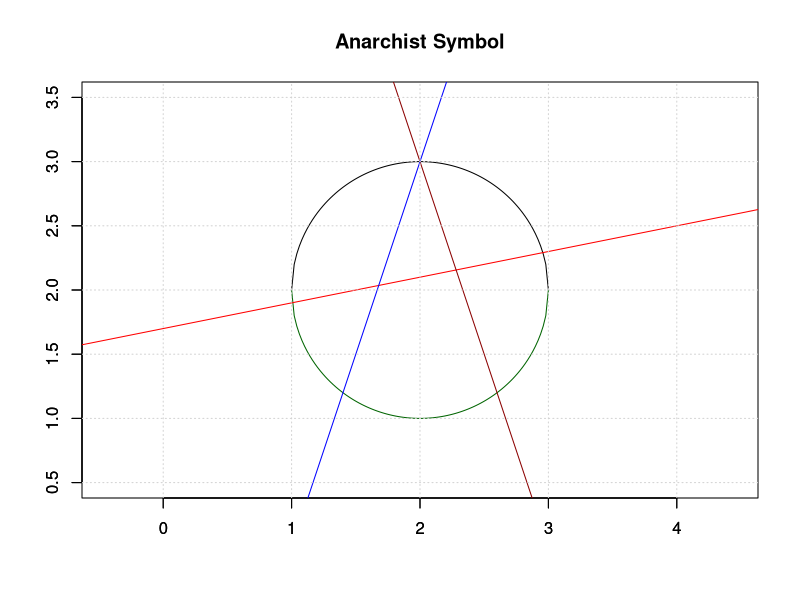

Here is the R script that generated this plot:
## ---- chunk 1
# Set up the plotting window
x_limits <- c(0, 4)
y_limits <- c(0.5, 3.5)
x <- seq(1, 3, length.out = 100)

# Define semicircle parts (centered at x=2, y=2, radius=1)
upper_semicircle <- 2 + sqrt(1 - (x - 2)^2)
lower_semicircle <- 2 - sqrt(1 - (x - 2)^2)

# Start plot
plot(x, upper_semicircle,
     type = 'l',
     xlim = x_limits,
     ylim = y_limits,
     asp = 1,
     xlab = "", ylab = "",
     main = "Anarchist Symbol")

# Add custom axes with ticks at whole numbers
axis(1, at = 0:4)  # X-axis ticks at 0,1,2,3,4
axis(2)  # Default y-axis

# Add lower semicircle
lines(x, lower_semicircle, col = "darkgreen")

# Add lines forming the "A"
abline(a = 1.7, b = 0.2, col = "red")     # red slanted line up
abline(a = 9, b = -3, col = "darkred")    # red slanted line down
abline(a = -3, b = 3, col = "blue")       # cross line

# Add grid for reference
grid()
